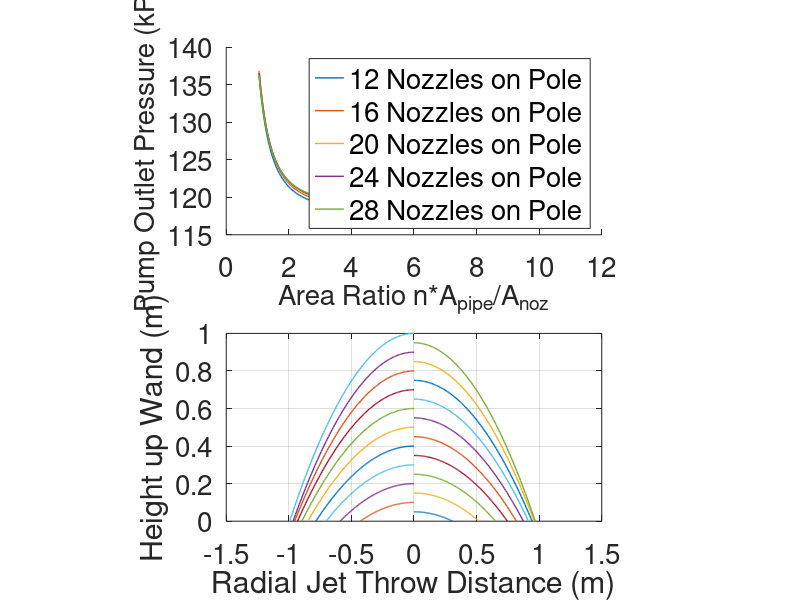
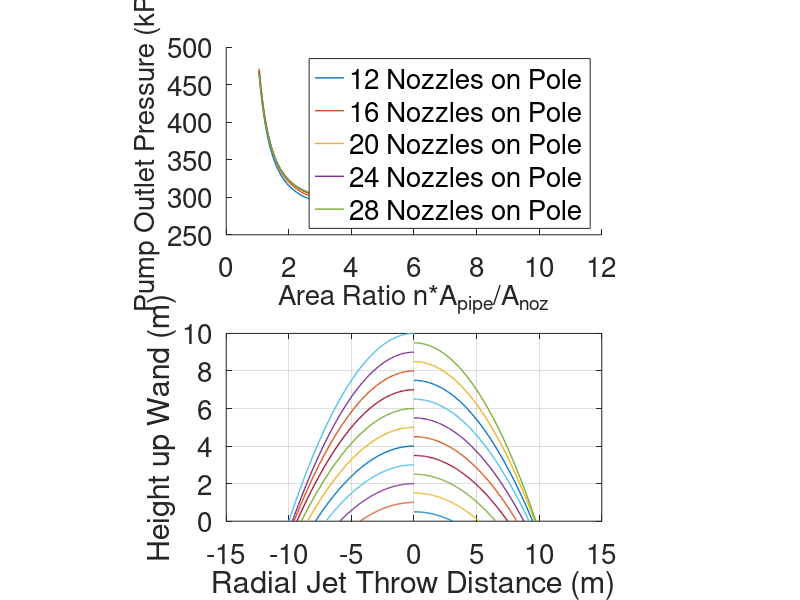
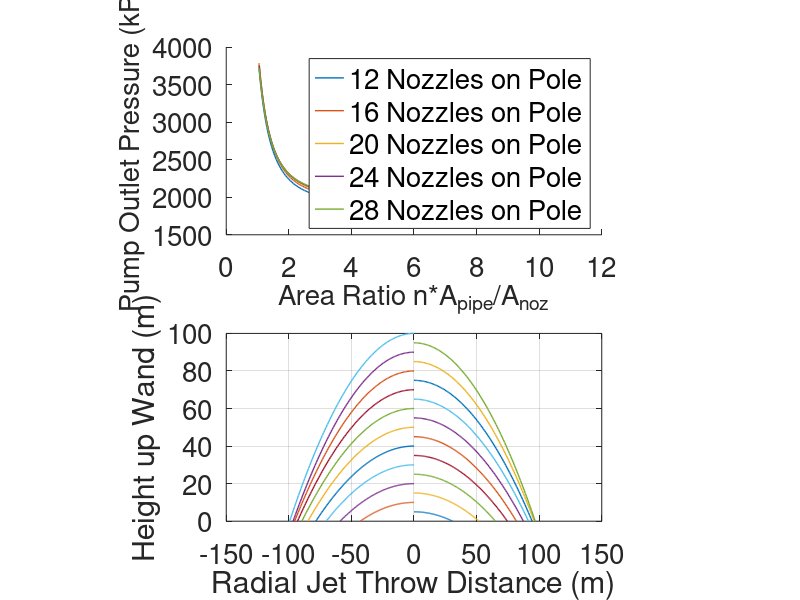

MATLAB code for these plots, in order:
close all
clear all
%% Wand and nozzle parameters

for jj = 1:3% Loop for wand and nozzle parameters. Here, a 1m scale, 10m scale, and 100m scale wand
    d_loop   =[.00032;.0032;.032];%nozzle jet diameter
    L_loop   =[1;10;100]%wand length
    Vnoz_loop=[2.2;7;22]; %m/s
    
    
    for k = 12:4:28 %Number of nozzles for evaluation
        
        for j = 1:200 %Loop to vary area ratio for a particular scale
            d = d_loop(jj);%2*sqrt(Ax/pi)
            L = L_loop(jj);
            Anoz = (pi/4)*d^2;
            Atotal = k*Anoz
            Apipe = (1+.05*j)*Atotal;
            Ar(j,k) = Apipe / Atotal;
            
            %Initialisation
            D = (4/pi)*sqrt(Apipe);% = pi/4 d^2
            fd = .03; %Darcy Friction Factor
            p = 1000; %kg/m^3
            g = 9.81;
            dh =L/k;
            Lentry = 1.5%m
            n = k+1; %(number of nozzles + 1 (+1 is for the entry length))
            Patm = 1e5; %Pa, absolute
            Qd = .5 %Nozzle Discharge Coefficient
            K = 1/(Qd^2) %Nozzle Resistance coefficient
            
            P = zeros(n,1); %Pa
            Ph = zeros(n,1); %Pa
            pg = zeros(n,1);%Pa
            mpipe = zeros(n,1);%kg/s
            mnoz = zeros(n-1,1); %kg/s
            Vpipe = zeros(n,1); %m/s
            Vnoz = zeros(n-1,1);%m/s
            Pdyn = zeros(n-1,1) %Pa            
            Vnoz(end)=Vnoz_loop(jj); %m/s %sets velocity of the top jet to suit the temporal boundary conditions
            
            %% Initialise flow properties for top nozzle, based on a desired end nozzle velocity
            mnoz(end) = p*Anoz(end)*Vnoz(end);         %End nozzle mass flow rate, based on flow velocity
            
            %Properties in pipe, in order to deliver the requisire amount of water
            %to the top nozzle
            Vpipe(end) = Anoz*Vnoz(end)/Apipe;         %Pipe flow velocity
            mpipe(end) = p*Vpipe(end)*Apipe;           %Pipe mass flow rate
            P(end) = Patm + K*p*Vnoz(end)^2/2;         %Nozzle pressure  = atmospheric + nozzle factor * dynamic pressure at the fastest flow point (the restrictor)
            
            %Pressure delta from top nozzle to next nozzle down the wand
            Ph(end) = dh*fd*Vpipe(end)^2/(2*g*D)*9804; %Pipe Pressure loss per interval(Pascal)
            pg(end) = 0;                               %static pressure gain per nozzle)
            Pdyn(end) = 0;                             %No flow at distal end
            
            %% Evaluate subsequent nozzles, from the flow properties at the top nozzle
            for i = 1:n-2 %for each nozzle other than the top (and leaving room to evaluate an entry length effect)
                P(end-i) =  P(end-i+1)+Pdyn(end-i+1)+Ph(end-i+1)+pg(end-i+1); %P at nozzle i
                
                %P(end) is the pressure AT the top nozzle, P(2) at the bottom nozzle.
                mnoz(end-i) = (Anoz*Qd*p) * sqrt(2*((P(end-i)-Pdyn(end-i))-Patm)/p); %End nozzle mass flow rate at nozzle i
                Vnoz(end-i) = mnoz(end-i)/(p*Anoz);%Velocity of flow through nozzle i

                Vpipe(end-i) = Vnoz(end-i)*Anoz/Apipe + Vpipe(end-i+1); %Pipe flow velocity for section leading up to nozzle i
                mpipe(end-i) = p*Vpipe(end-i)*Apipe; %Pipe mass flow rate fir section leading to nozzle i
 
                Ph(end-i) = dh*fd*Vpipe(end-i+1)^2/(2*g*D)*9804;
                Pdyn(end-i) = (1000/2)*(Vpipe(end-i)^2-Vpipe(end-i+1)^2); %Pumping losses in section leading to nozzle i (pipe + gravity)
                pg(end-i) = p*g*dh;
            end
            PP(j,k) = P(2); %stored vector of max base pressures for evaluating pumping requirements
            Vpipe(1) = Vnoz(end-i)*Anoz/Apipe + Vpipe(end-i+1); %Pipe flow velocity for section leading up to nozzle i
            
            
            %% Nozzle kinematics
            t=zeros(1,k);
            y=zeros(1,k);
            wand_height = L; %metres
            dh;
            if k == 20
                for i = 1:k %njets=  number of jets
                    y(i)=i*dh;
                    t(i) = sqrt(2*y(i)/g);  %flight time for a jet i*jetspacing metres above ground
                    T(i,:)=linspace(0,t(i),100);
                    Y(i,:)=-g*(T(i,:).^2)/2+ y(i); %Y coordinates of water jets)
                    x(i,:) = Vnoz(i)*T(i,:); %x-coords of water jets
                end
                for i = 1:n
                    if mod(i,2) == 0
                        x(i,:)=-x(i,:);
                    end
                end
            end
            t_bottom = t(1);
            t_top =  t(end);
            Re(j,k) = 1000*Vpipe(1)*D / .00131; 
        end
        
        %plot influence of area ratio on pumping pressure requirement for k
        %nozzles
        figure(jj)
        subplot(2,1,1)
        hold on
        plot(Ar(:,k),PP(:,k)/1000, 'linewidth', 1)
        pbaspect([2 1 1])
        xlabel('Area Ratio n*A_p_i_p_e/A_n_o_z','fontsize', 20)
        ylabel('Pump Outlet Pressure (kPa)','fontsize', 20)
        legend('12 Nozzles on Pole','16 Nozzles on Pole', '20 Nozzles on Pole','24 Nozzles on Pole','28 Nozzles on Pole','FontSize',20)
        set(gca, 'fontsize',20)
    end
    
    %plot jet pattern for the case of 20 nozzles.
    figure(jj)
    subplot(2,1,2)
    plot(x',Y','linewidth',1)
    axis([-1.5*L 1.5*L 0 L]);
    pbaspect([2 1 1])
    grid on
    xlabel('Radial Jet Throw Distance (m)')
    ylabel('Height up Wand (m)')
    set(gca, 'fontsize',20)
end